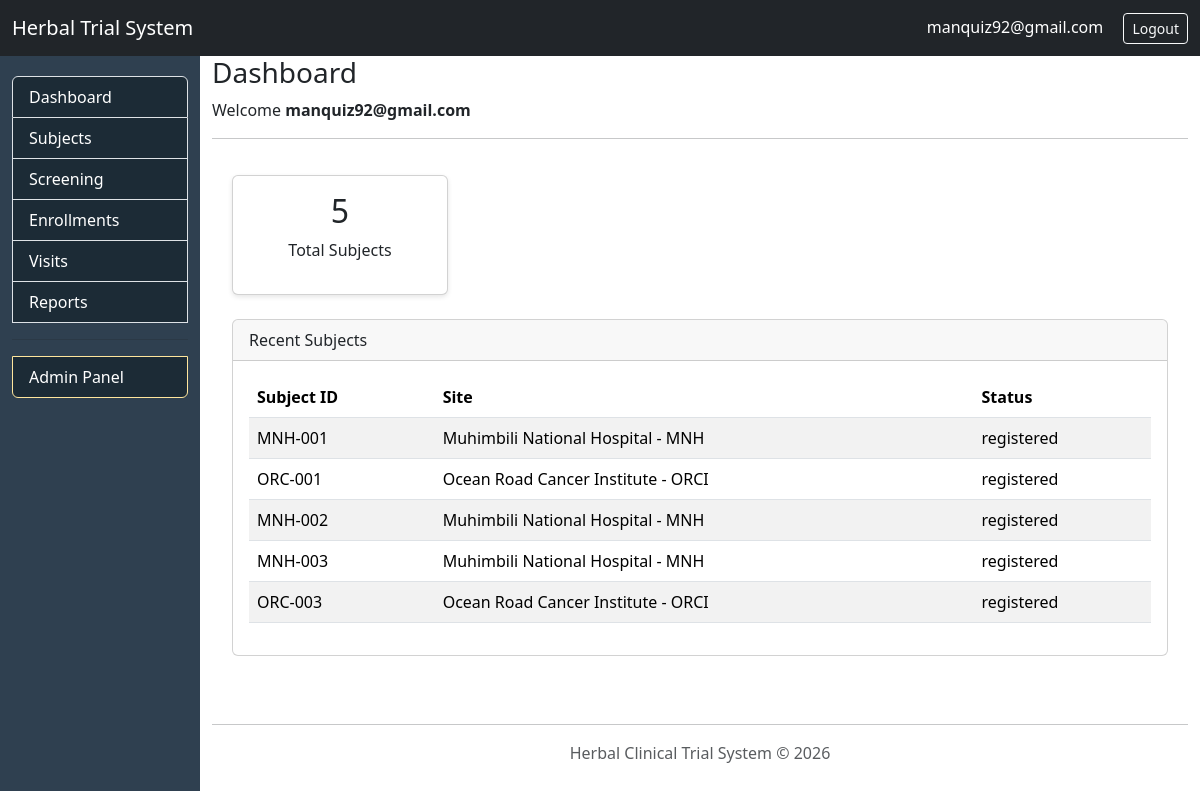
The app's page /dashboard/ (signed in), older data.
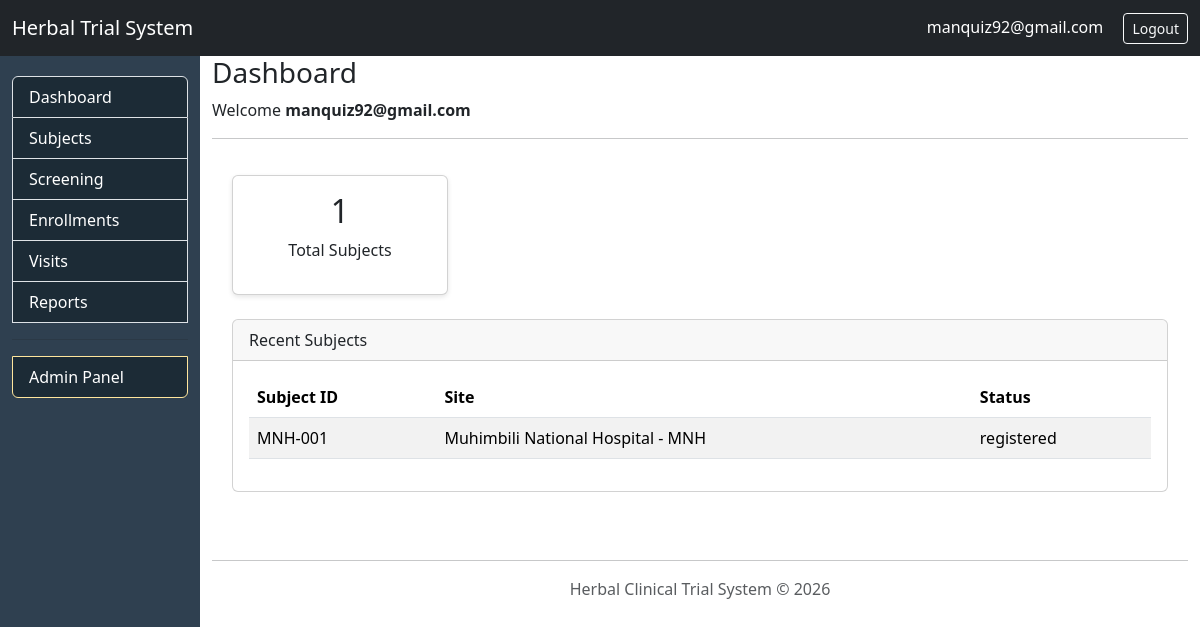
The same page, newer data.
### accounts/models/user_model.py (models this page shows, shortened)
class User(AbstractUser):
    username = None
    email = models.EmailField(unique=True)
    USERNAME_FIELD = "email"
    REQUIRED_FIELDS = []
    objects = UserManager()

### herbal/models/subjects/subject_model.py (models this page shows, shortened)
class Subject(BaseModel):
    subject_id = models.CharField(max_length=50, unique=True)
    first_name = models.CharField(max_length=100)
    last_name = models.CharField(max_length=100)
    sex = models.CharField(
        max_length=10, choices=[("Male", "Male"), ("Female", "Female")]
    )
    date_of_birth = models.DateField()
    phone = models.CharField(max_length=20, blank=True, null=True)
    village = models.CharField(max_length=100, blank=True)
    registration_date = models.DateField(auto_now_add=True)
    site = models.ForeignKey(Site, on_delete=models.PROTECT)
    objects = SiteRestrictedManager()
    @property
    def status(self):
        if hasattr(self, "enrollment") and self.enrollment:
            return "enrolled"
        if hasattr(self, "screening") and self.screening:
            return "screened"
        return "registered"

### sites/models/site_model.py (models this page shows)
class Site(models.Model):
    name = models.CharField(max_length=100)
    code = models.CharField(max_length=4)
    def __str__(self):
        return f"{self.name} - {self.code}"

### dashboard/views/dashboard/dashboard_view.py (the view)
# urls.py: path("dashboard/", dashboard_view, name="dashboard"),
@login_required
def dashboard_view(request):
    user = request.user
    profile = user.staff_profile
    role = profile.role
    subjects = Subject.objects.all()
    if role == "data_clerk" or role == "coordinator":
        subjects = subjects.filter(site=profile.site)
    elif role in ["monitor", "reviewer", "pi"]:
        subjects = subjects.filter(site__in=profile.assigned_sites.all())
    total_subjects = subjects.count()
    context = {
        "role": role,
        "subjects": subjects[:10],  # latest 10
        "total_subjects": total_subjects,
    }
    return render(request, "dashboard/dashboard.html", context)

### core/managers/site_manager.py (called while the page is built)
    def get_queryset(self):
        return SiteRestrictedQuerySet(self.model, using=self._db)

### dashboard/templates/dashboard/dashboard.html
{% extends "base.html" %}
{% block content %}
<div class="row">
    <div class="col-md-3">
        <div class="card dashboard-card">
            <div class="card-body text-center">
                <h2>{{ total_subjects }}</h2>
                <p>Total Subjects</p>
            </div>
        </div>
    </div>
</div>
<br>
<div class="card">
    <div class="card-header">
        Recent Subjects
    </div>
    <div class="card-body">
        <table class="table table-striped">
            <thead>
                <tr>
                    <th>Subject ID</th>
                    <th>Site</th>
                    <th>Status</th>
                </tr>
            </thead>
            <tbody>
                {% for subject in subjects %}
                <tr>
                    <td>{{ subject.subject_id }}</td>
                    <td>{{ subject.site }}</td>
                    <td>{{ subject.status }}</td>
                </tr>
                {% empty %}
                <tr>
                    <td colspan="3">No subjects available</td>
                </tr>
                {% endfor %}
            </tbody>
        </table>
    </div>
</div>
{% endblock %}

### templates/base.html (shortened to what this page needs)
{% load static %}
<!DOCTYPE html>
<html>
<head>
    <link rel="stylesheet" href="{% static 'css/style.css' %}">
    <link href="https://cdn.jsdelivr.net/npm/bootstrap@5.3.2/dist/css/bootstrap.min.css" rel="stylesheet">
</head>
<body>
    {% include "includes/_partials/navbar.html" %}
    <div class="container-fluid">
        <div class="row">
            <div class="col-md-2 sidebar">
                {% include "includes/_partials/sidebar.html" %}
            </div>
            <div class="col-md-10">
                {% include "includes/_partials/header.html" %}
                <div class="content-area">
                    {% block content %}
                    {% endblock %}
                </div>
                {% include "includes/_partials/footer.html" %}
            </div>
        </div>
    </div>
</body>
</html>

### templates/includes/_partials/navbar.html
<nav class="navbar navbar-dark bg-dark">
    <div class="container-fluid">
        <span class="navbar-brand">
            Herbal Trial System
        </span>
        <div class="text-white">
            {{ request.user.email }}
            <a class="btn btn-sm btn-outline-light ms-3" href="{% url 'accounts:logout' %}">
                Logout
            </a>
        </div>
    </div>
</nav>

### templates/includes/_partials/sidebar.html
<div class="list-group">
    <a href="{% url 'dashboard:dashboard' %}" class="list-group-item list-group-item-action">
        Dashboard
    </a>
    <a href="{% url 'herbal:subjects-list' %}" class="list-group-item list-group-item-action">
        Subjects
    </a>
    <a href="#" class="list-group-item list-group-item-action">
        Screening
    </a>
    <a href="#" class="list-group-item list-group-item-action">
        Enrollments
    </a>
    <a href="{% url 'herbal:visit-dashboard' %}" class="list-group-item list-group-item-action">
        Visits
    </a>
    <a href="#" class="list-group-item list-group-item-action">
        Reports
    </a>
    {% if request.user.is_superuser %}
    <hr>
    <a href="{% url 'admin:index' %}" class="list-group-item list-group-item-action list-group-item-warning">
        Admin Panel
    </a>
    {% endif %}
</div>

### templates/includes/_partials/header.html
<div class="page-header">
    <h3>Dashboard</h3>
    <p>
        Welcome <strong>{{ request.user.email }}</strong>
    </p>
</div>
<hr>

### templates/includes/_partials/footer.html
<footer class="mt-5">
    <hr>
    <p class="text-center text-muted">
        Herbal Clinical Trial System © 2026
    </p>
</footer>

### static/css/style.css (style rules this page uses)
body { background: #f5f7fb; }
.sidebar { min-height: 100vh; background: #2f4050; padding-top: 20px; }
.sidebar a { color: white; background-color: #1c2b36; }
.content-area { padding: 20px; }
.dashboard-card { background: white; border-radius: 10px; box-shadow: 0 2px 5px rgba(0, 0, 0, 0.1); }

Row changes from the older to the newer data that the page shows:
removed Subject: subject_id "ORC-001", site "Ocean Road Cancer Institute - ORCI", status "registered"
removed Subject: subject_id "MNH-002", site "Muhimbili National Hospital - MNH", status "registered"
removed Subject: subject_id "MNH-003", site "Muhimbili National Hospital - MNH", status "registered"
removed Subject: subject_id "ORC-003", site "Ocean Road Cancer Institute - ORCI", status "registered"
Text that changed along with them:
{{ total_subjects }}: "5" → "1"
